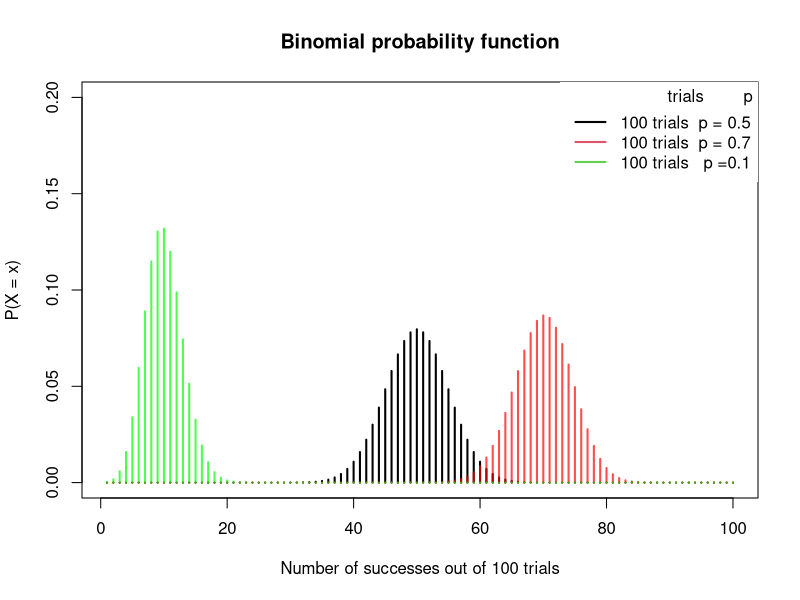

Recreate this plot in R.
# Binomial distribution, illustration. 

#NUmber of successes, K 1 to 100
k <- 1:100

# # of trials (n) in an experiment, and p
p <- 0.5; 
numTrials = 100

plot(dbinom(k, size = numTrials , prob = p), type = "h", lwd = 2,
     main = "Binomial probability function", ylim = c(0, 0.2), 
     ylab = "P(X = x)", xlab = "Number of successes out of 100 trials")

p <- 0.7; 
lines(dbinom(k, size = numTrials , prob = p), type = "h",
      lwd = 2, col = rgb(1,0,0, 0.7))

p <- 0.1; 
lines(dbinom(k, size = numTrials , prob = p), type = "h",
      lwd = 2, col = rgb(0, 1, 0, 0.7))

# Add a legend
legend("topright", legend = c("100 trials  p = 0.5", "100 trials  p = 0.7", "100 trials   p =0.1"),
       title = "trials        p", title.adj = 0.95,
       lty = 1, col = 1:3, lwd = 2, box.lty = 0)




